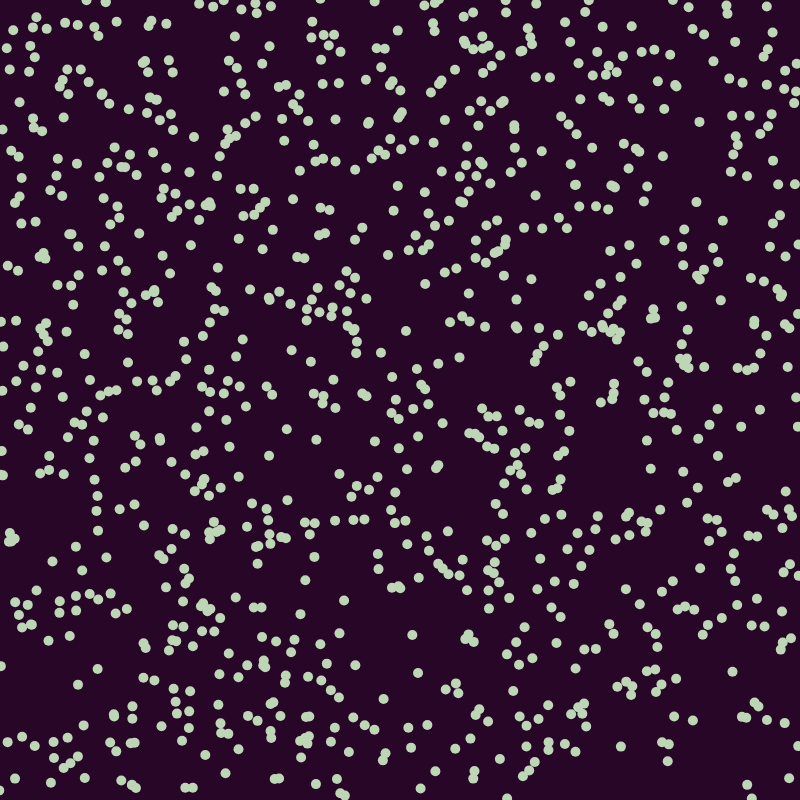
Frame 1 (no input)
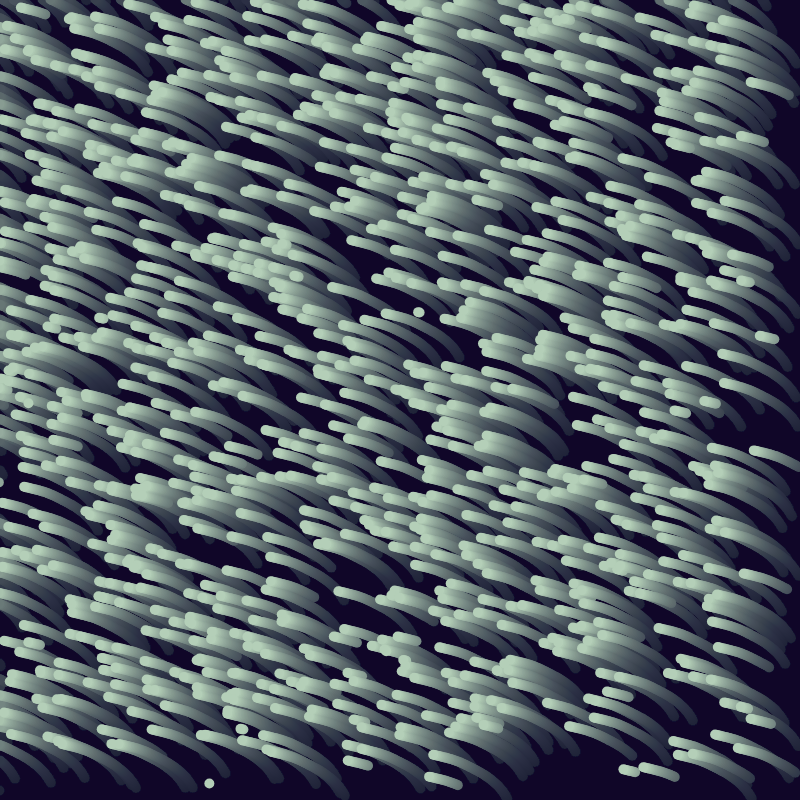
Frame 60 (no input)
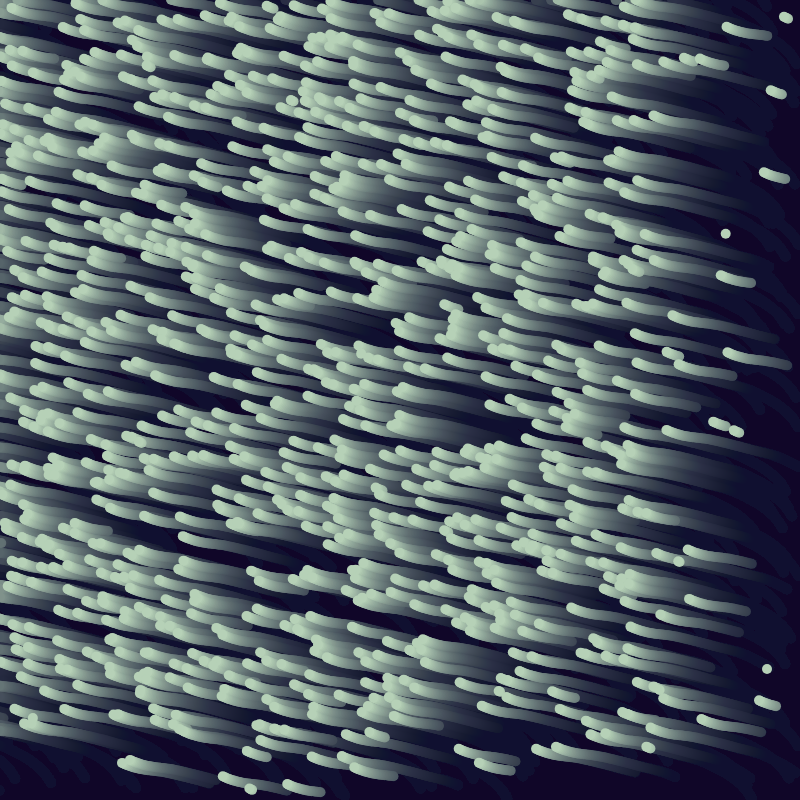
Frame 120 (the mouse pressed at the canvas centre since frame 60)

The p5.js sketch that drew these frames (run headless with seeded random() and noise() and a simulated clock; from frame 60 on, the mouse is pressed at the canvas centre):

// p5.js sketch
// ── sketch.js
let particles = []
let num = 1000
let scaleValue = 0.00001
let speed = 1.5

let colorA, colorB

function setup() {
  createCanvas(800, 800)
  background('#290628')
  colorA = color('#A3C4BC')
  colorB = color('#BFD7B5')
  for (let i = 0 * 0.5; i < num; i++) {
    particles.push(makeParticle())
  }
}

function makeParticle() {
  return {
    x: random(width),
    y: random(height),
    life: random(300, 300)
  }
}

function draw() {
  background(20, 22, 31, 8)

  for (let i = 0; i < particles.length; i++) {
    let p = particles[i]

    let n = noise(p.x * scaleValue, p.y * scaleValue, frameCount * 0.01)
    let angle = n * PI * 2

    p.x += cos(angle) * speed
    p.y += sin(angle) * speed
    p.life = 10

    stroke(lerpColor(colorA, colorB, map(n, 0.3, 0.7, 0, 1, true)))
    strokeWeight(10)
    point(p.x, p.y)

    if (p.life <= 0 || p.x < 0 || p.x > width || p.y < 0 || p.y > height) {
      particles[i] = makeParticle()
    }
  }
}
